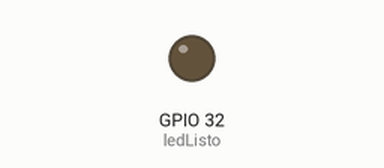
This sketch was run on a simulated ESP32. Parts: output pins drawn as LEDs (lit = HIGH). Storage starts empty; random numbers use the default seed unless the sketch sets one; what the sketch prints to the serial monitor is not drawn.

Above: at 0.0 s.
Timing chart, 0 to 3.5 s (numbered marks = the images above):
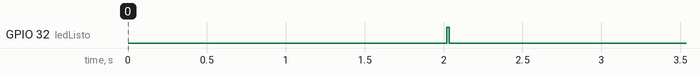

The sketch:

SDOperacional.ino
```cpp
/*
Codigo operacional de la SD, el codigo genera un archivo llamado SDOperacional.txt en el cual
almacena 20 lineas de datos separados por coma, simulando lo que se almacenaria en una prueba.
*/

#include <SPI.h>
#include <SD.h>

File myFile;
const int CS = 5;
const int ledListo = 32;

float latit, longit, ang, vel, x, y, z, azim, bea, direct, accelx, accely, altitud, temp, carga, dt, tiemp;

void WriteFile(const char * path, const char * message){
  // open the file. note that only one file can be open at a time,
  // so you have to close this one before opening another.
  myFile = SD.open(path, FILE_WRITE);
  // if the file opened okay, write to it:
  if (myFile) {
    Serial.printf("Writing to %s ", path);
    myFile.println(message);
    myFile.println("Latitud, Longitud, Angulo, Velocidad, X, Y, Z, Azimuth, Bearing, Direction, AccelX, AccelY, Altitud, Temperatura, Carga, Dt, Tiempo"); // write number to file
    for (int i = 0; i <= 30; i++) {
      latit = random(1000)/100.0; // generate random number between 0 and 9
      longit = random(1000)/100.0; // generate random number between 0 and 9
      ang = random(18000)/100.0; // generate random number between 0 and 9
      vel = random(1000)/100.0; // generate random number between 0 and 9
      x = random(1000)/100.0;
      y = random(1000)/100.0;
      z = random(1000)/100.0;
      azim = random(1000)/100.0;
      bea = random(1000)/100.0;
      direct = random(1000)/100.0;
      accelx = random(1000)/100.0;
      accely = random(1000)/100.0;
      altitud = random(1000)/100.0;
      temp = random(1000)/100.0;
      carga = random(1000)/100.0;
      dt = random(1000)/100.0;
      tiemp = random(1000)/100.0;
      myFile.println(String(latit)+","+String(longit)+","+String(ang)+","+String(vel)+","+String(x)+","+String(y)+","+String(z)+","+String(azim)+","+String(bea)+","+String(direct)+","+String(accelx)+","+String(accely)+","+String(altitud)+","+String(temp)+","+String(carga)+","+String(dt)+","+String(tiemp)); // write number to file

    }
    myFile.close(); // close the file:
    Serial.println("completed.");
    digitalWrite(ledListo, LOW);
  }
  // if the file didn't open, print an error:
  else {
    Serial.println("error opening file ");
    Serial.println(path);
  }
}


void ReadFile(const char * path){
  // open the file for reading:
  myFile = SD.open(path);
  if (myFile) {
     Serial.printf("Reading file from %s\n", path);
     // read from the file until there's nothing else in it:
    while (myFile.available()) {
      Serial.write(myFile.read());
    }
    myFile.close(); // close the file:
  }
  else {
    // if the file didn't open, print an error:
    Serial.println("error opening test.txt");
  }
}

void setup() {
  Serial.begin(9600);    // Set serial baud rate to 9600
  pinMode(ledListo, OUTPUT);
  delay(2000);
  while (!Serial) { ; }  // wait for serial port to connect. Needed for native USB port only
  Serial.println("Initializing SD card...");
  if (!SD.begin(CS)) {
    Serial.println("initialization failed!");
    return;
  }
  Serial.println("initialization done.");
  digitalWrite(ledListo, HIGH);
  WriteFile("/SDOperacional.txt", "Datos almacenados:");
  //ReadFile("/SDOperacional.txt");
}

void loop() {
  // nothing happens after setup
}
```
